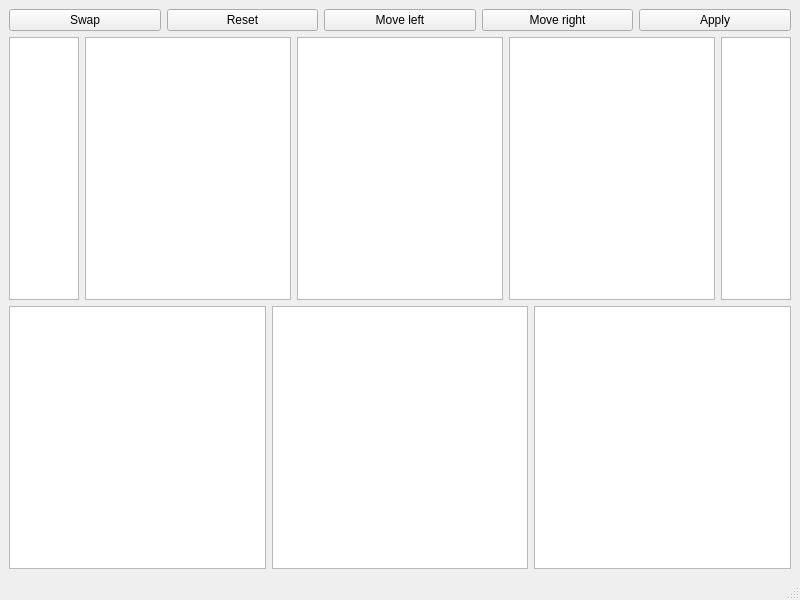
<?xml version="1.0" encoding="UTF-8"?>
<ui version="4.0">
 <class>Merger</class>
 <widget class="QMainWindow" name="Merger">
  <property name="geometry">
   <rect>
    <x>0</x>
    <y>0</y>
    <width>800</width>
    <height>600</height>
   </rect>
  </property>
  <property name="windowTitle">
   <string>Git Swap - Merger</string>
  </property>
  <widget class="QWidget" name="centralwidget">
   <layout class="QVBoxLayout" name="verticalLayout_2">
    <item>
     <layout class="QVBoxLayout" name="verticalLayout">
      <item>
       <layout class="QHBoxLayout" name="horizontalLayout">
        <item>
         <widget class="QPushButton" name="swapButton">
          <property name="text">
           <string>Swap</string>
          </property>
         </widget>
        </item>
        <item>
         <widget class="QPushButton" name="resetButton">
          <property name="text">
           <string>Reset</string>
          </property>
         </widget>
        </item>
        <item>
         <widget class="QPushButton" name="moveLeftButton">
          <property name="text">
           <string>Move left</string>
          </property>
         </widget>
        </item>
        <item>
         <widget class="QPushButton" name="moveRightButton">
          <property name="text">
           <string>Move right</string>
          </property>
         </widget>
        </item>
        <item>
         <widget class="QPushButton" name="applyButton">
          <property name="text">
           <string>Apply</string>
          </property>
         </widget>
        </item>
       </layout>
      </item>
      <item>
       <layout class="QGridLayout" name="gridLayout">
        <item row="0" column="4">
         <widget class="QListView" name="rightCommitWidget"/>
        </item>
        <item row="0" column="0">
         <widget class="QListView" name="leftIndexes">
          <property name="sizePolicy">
           <sizepolicy hsizetype="Expanding" vsizetype="Expanding">
            <horstretch>0</horstretch>
            <verstretch>0</verstretch>
           </sizepolicy>
          </property>
          <property name="sizeAdjustPolicy">
           <enum>QAbstractScrollArea::AdjustToContents</enum>
          </property>
         </widget>
        </item>
        <item row="0" column="1">
         <widget class="QListView" name="leftCommitWidget"/>
        </item>
        <item row="0" column="2">
         <widget class="QListView" name="middleIndexes"/>
        </item>
        <item row="0" column="5">
         <widget class="QListView" name="rightIndexes">
          <property name="sizePolicy">
           <sizepolicy hsizetype="Expanding" vsizetype="Expanding">
            <horstretch>0</horstretch>
            <verstretch>0</verstretch>
           </sizepolicy>
          </property>
          <property name="sizeAdjustPolicy">
           <enum>QAbstractScrollArea::AdjustToContents</enum>
          </property>
         </widget>
        </item>
       </layout>
      </item>
      <item>
       <layout class="QHBoxLayout" name="horizontalLayout_2">
        <item>
         <widget class="QTextEdit" name="leftMessage"/>
        </item>
        <item>
         <widget class="QListView" name="fileListView"/>
        </item>
        <item>
         <widget class="QTextEdit" name="rightMessage"/>
        </item>
       </layout>
      </item>
     </layout>
    </item>
   </layout>
  </widget>
  <widget class="QMenuBar" name="menubar">
   <property name="geometry">
    <rect>
     <x>0</x>
     <y>0</y>
     <width>800</width>
     <height>21</height>
    </rect>
   </property>
  </widget>
  <widget class="QStatusBar" name="statusbar"/>
 </widget>
 <resources/>
 <connections/>
</ui>
